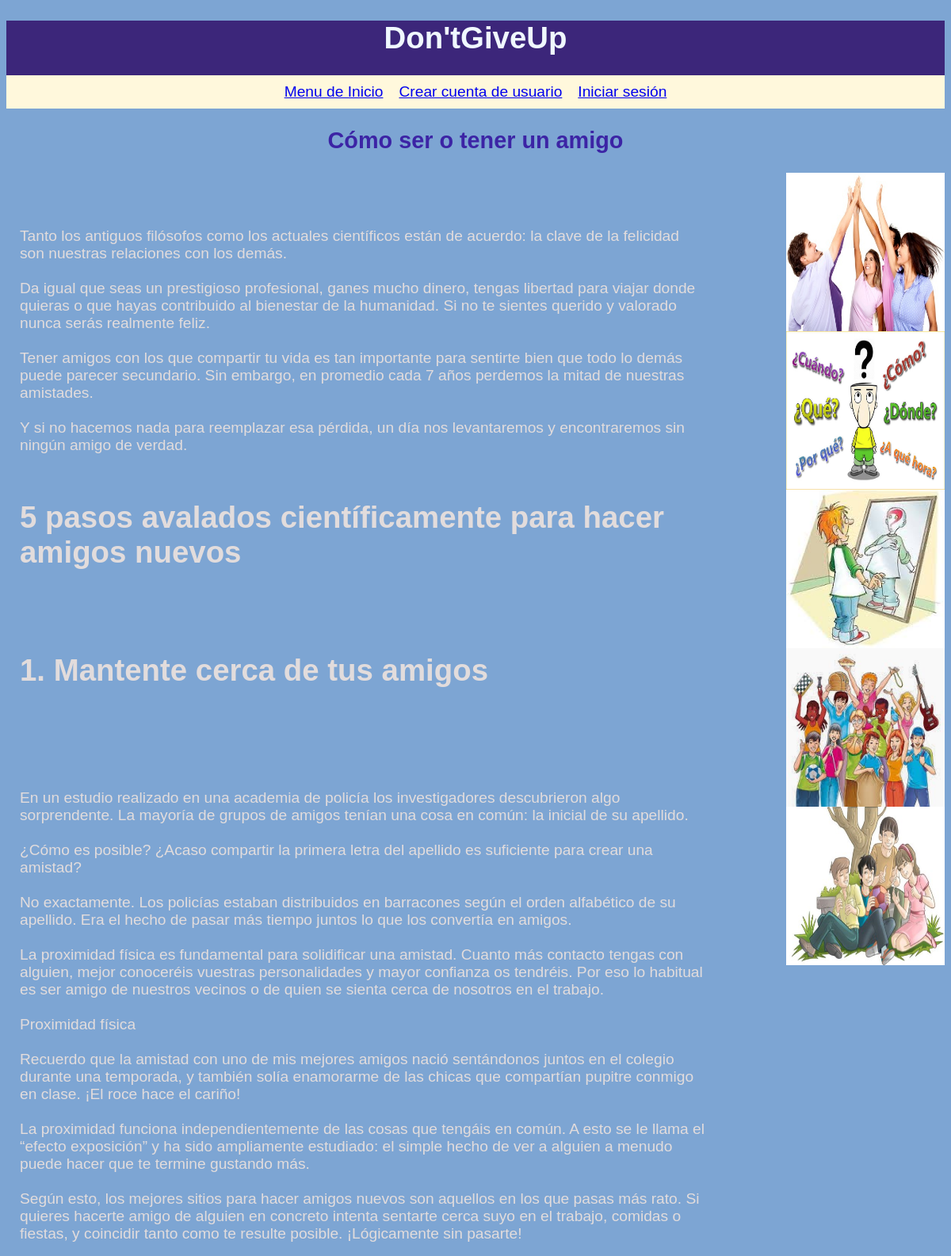
The page /amigo.php on the database its author committed.
### tables this page shows
CREATE TABLE `amigo` (
  `id` int(11) NOT NULL,
  `titulo` varchar(500) NOT NULL,
  `contenido` text NOT NULL
);

### amigo.php (the view, shortened to what this page needs)
<?php
include 'config.php';
$db = new PDO("mysql:host=$direccion;dbname=$bd;charset=utf8mb4", $usuario, $pass);
$stmt=$db ->query("SELECT * FROM amigo");
$guia =$stmt->fetchAll();
?>
<!DOCTYPE html>
<html lang="en">
<head>
    <link rel="stylesheet" href="style.css">
</head>
<body>
    <?php include 'cabecera.php' ?>
    <h2>Cómo ser o tener un amigo</h2>
    <?php include 'ilustraciones.php' ?>
    <div id="tabla">
        <table>
            <tr>
                <th></th>
            </tr>
        <?php foreach($guia as $g) { ?>
        <tr>
            <td><h1><?php echo $g["titulo"] ?></h1><br>
            <?php echo nl2br($g['contenido']) ?></td>
            </tr>
        <?php } ?>
        </table>
    </div>
</body>
</html>

### style.css (style rules this page uses)
body { background-color: rgb(125, 165, 211); font-family: arial; font-size: 1.2em; }
h1 { text-align: center; }
h2 { color: rgb(60, 36, 165); text-align: center; }
td { color: rgb(226, 220, 220); }
#tabla { width:900px; float: left; }
table { width: 100%; word-wrap: inherit; }
td { text-align: left; vertical-align: top; padding: 15px 15px 15px 15px; }
td, h1 { text-align: left; }

### rows shown on the page
amigo: contenido "Tanto los antiguos filósofos como los actuales científicos están de acuerdo: la clave de la felicidad son nuestras relaciones con los demás. Da igual que seas un prestigioso profesional, ganes mucho dinero, tengas libertad para viajar donde quieras o que hayas contribuido al bienestar de la humanidad. Si no te sientes querido y valorado nunca serás realmente feliz. Tener amigos con los que compartir tu vida es tan importante para sentirte bien que todo lo demás puede parecer secundario. Sin embargo, en promedio cada 7 años perdemos la mitad de nuestras amistades. Y si no hacemos nada para reemplazar esa pérdida, un día nos levantaremos y encontraremos sin ningún amigo de verdad."
amigo: titulo "5 pasos avalados científicamente para hacer amigos nuevos"
amigo: titulo "1. Mantente cerca de tus amigos"
amigo: contenido "En un estudio realizado en una academia de policía los investigadores descubrieron algo sorprendente. La mayoría de grupos de amigos tenían una cosa en común: la inicial de su apellido. ¿Cómo es posible? ¿Acaso compartir la primera letra del apellido es suficiente para crear una amistad? No exactamente. Los policías estaban distribuidos en barracones según el orden alfabético de su apellido. Era el hecho de pasar más tiempo juntos lo que los convertía en amigos. La proximidad física es fundamental para solidificar una amistad. Cuanto más contacto tengas con alguien, mejor conoceréis vuestras personalidades y mayor confianza os tendréis. Por eso lo habitual es ser amigo de nuestros vecinos o…"
